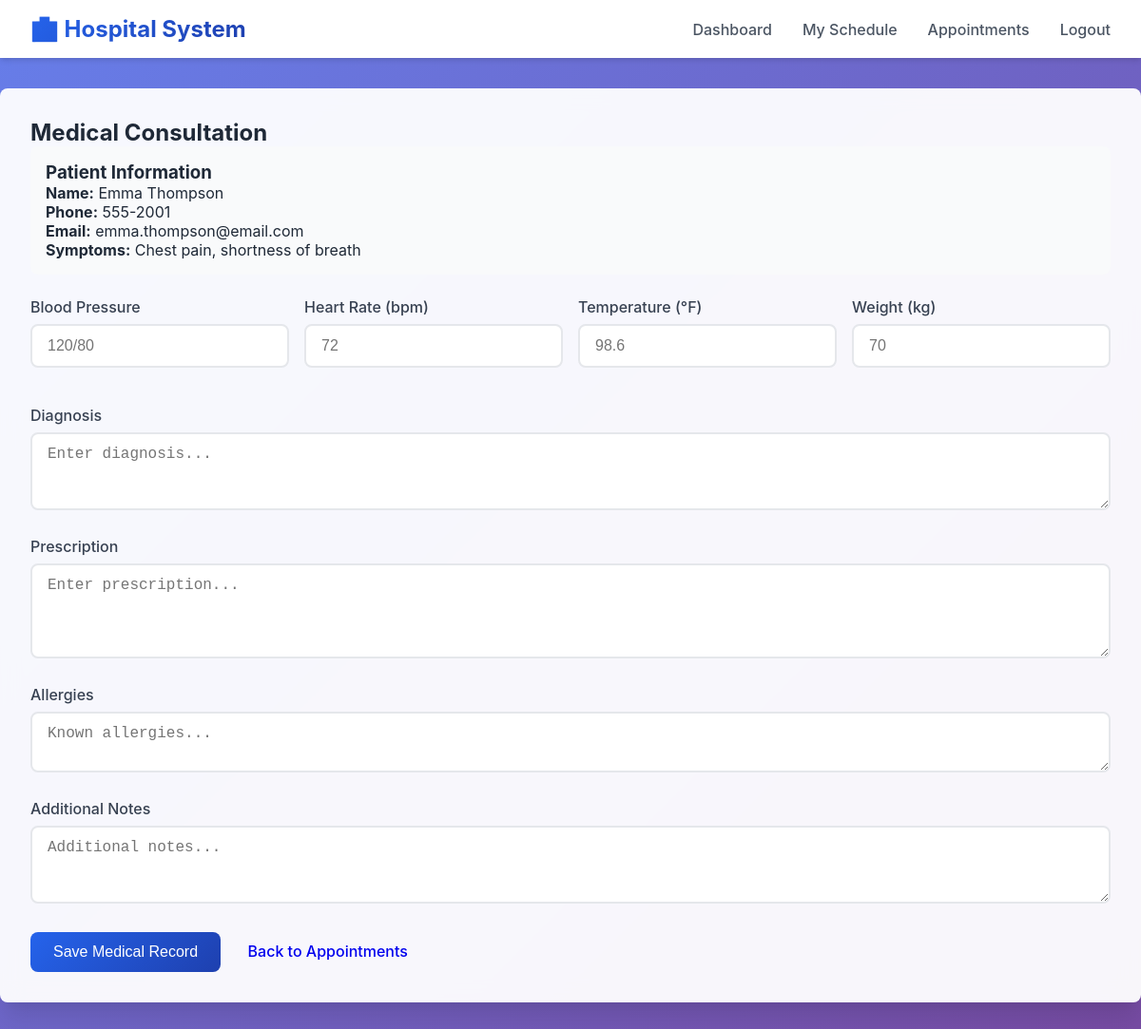
Page /doctor/update-record.php?appointment_id=1 (signed in) on the committed database.
### tables this page shows
CREATE TABLE appointments (
    id INT PRIMARY KEY AUTO_INCREMENT,
    patient_id INT,
    doctor_id INT,
    appointment_date DATE NOT NULL,
    appointment_time TIME NOT NULL,
    status ENUM('pending', 'confirmed', 'completed', 'cancelled') DEFAULT 'pending',
    symptoms TEXT,
    notes TEXT,
    created_at TIMESTAMP DEFAULT CURRENT_TIMESTAMP,
    updated_at TIMESTAMP DEFAULT CURRENT_TIMESTAMP ON UPDATE CURRENT_TIMESTAMP,
    FOREIGN KEY (patient_id) REFERENCES users(id) ON DELETE CASCADE,
    FOREIGN KEY (doctor_id) REFERENCES doctors(id) ON DELETE CASCADE,
    UNIQUE KEY unique_appointment (doctor_id, appointment_date, appointment_time)
);

CREATE TABLE users (
    id INT PRIMARY KEY AUTO_INCREMENT,
    username VARCHAR(50) UNIQUE NOT NULL,
    email VARCHAR(100) UNIQUE NOT NULL,
    password VARCHAR(255) NOT NULL,
    full_name VARCHAR(100) NOT NULL,
    phone VARCHAR(20),
    address TEXT,
    role ENUM('patient', 'doctor', 'admin') DEFAULT 'patient',
    is_active BOOLEAN DEFAULT TRUE,
    created_at TIMESTAMP DEFAULT CURRENT_TIMESTAMP,
    last_login TIMESTAMP NULL,
    reset_token VARCHAR(255) NULL,
    reset_token_expiry DATETIME NULL,
    email_verified BOOLEAN DEFAULT FALSE
);

### doctor/update-record.php (the view, shortened to what this page needs)
<?php
$database = new Database();
$db = $database->getConnection();
$user_id = $_SESSION['user_id'];
$appointment_id = isset($_GET['appointment_id']) ? $_GET['appointment_id'] : (isset($_POST['appointment_id']) ? $_POST['appointment_id'] : 0);
$doctorQuery = "SELECT id FROM doctors WHERE user_id = :user_id";
$stmt = $db->prepare($doctorQuery);
$stmt->bindParam(':user_id', $user_id);
$stmt->execute();
$doctor = $stmt->fetch(PDO::FETCH_ASSOC);
$appointmentQuery = "SELECT a.*, u.id as patient_id, u.full_name as patient_name, u.phone, u.email, u.address
                     FROM appointments a
                     JOIN users u ON a.patient_id = u.id
                     WHERE a.id = :appointment_id AND a.doctor_id = :doctor_id";
$stmt = $db->prepare($appointmentQuery);
$stmt->bindParam(':appointment_id', $appointment_id);
$stmt->bindParam(':doctor_id', $doctor['id']);
$stmt->execute();
$appointment = $stmt->fetch(PDO::FETCH_ASSOC);
$recordQuery = "SELECT * FROM medical_records
                WHERE patient_id = :patient_id AND doctor_id = :doctor_id
                AND record_date = CURDATE()";
$stmt = $db->prepare($recordQuery);
$stmt->bindParam(':patient_id', $appointment['patient_id']);
$stmt->bindParam(':doctor_id', $user_id);
$stmt->execute();
$existing_record = $stmt->fetch(PDO::FETCH_ASSOC);
?>
<!DOCTYPE html>
<html lang="en">
<head>
    <link rel="stylesheet" href="../assets/css/style.css">
</head>
<body>
    <nav class="navbar">
        <div class="navbar-container">
            <a href="dashboard.php" class="logo">🏥 Hospital System</a>
            <ul class="nav-menu">
                <li><a href="dashboard.php" class="nav-link">Dashboard</a></li>
                <li><a href="schedule.php" class="nav-link">My Schedule</a></li>
                <li><a href="appointments.php" class="nav-link">Appointments</a></li>
                <li><a href="../logout.php" class="nav-link">Logout</a></li>
            </ul>
        </div>
    </nav>
    <div class="glass-container fade-in">
        <h2>Medical Consultation</h2>
        <div class="patient-info">
            <h3>Patient Information</h3>
            <p><strong>Name:</strong> <?php echo htmlspecialchars($appointment['patient_name']); ?></p>
            <p><strong>Phone:</strong> <?php echo htmlspecialchars($appointment['phone']); ?></p>
            <p><strong>Email:</strong> <?php echo htmlspecialchars($appointment['email']); ?></p>
            <p><strong>Symptoms:</strong> <?php echo nl2br(htmlspecialchars($appointment['symptoms'])); ?></p>
        </div>
        <form method="POST" action="">
            <div class="form-row">
                <div class="form-group">
                    <label class="form-label">Blood Pressure</label>
                    <input type="text" name="blood_pressure" class="form-control" placeholder="120/80" value="<?php echo $existing_record['blood_pressure'] ?? ''; ?>">
                </div>
                <div class="form-group">
                    <label class="form-label">Heart Rate (bpm)</label>
                    <input type="number" name="heart_rate" class="form-control" placeholder="72" value="<?php echo $existing_record['heart_rate'] ?? ''; ?>">
                </div>
                <div class="form-group">
                    <label class="form-label">Temperature (°F)</label>
                    <input type="number" step="0.1" name="temperature" class="form-control" placeholder="98.6" value="<?php echo $existing_record['temperature'] ?? ''; ?>">
                </div>
                <div class="form-group">
                    <label class="form-label">Weight (kg)</label>
                    <input type="number" step="0.1" name="weight" class="form-control" placeholder="70" value="<?php echo $existing_record['weight'] ?? ''; ?>">
                </div>
            </div>
            <div class="form-group">
                <label class="form-label">Diagnosis</label>
                <textarea name="diagnosis" class="form-control" rows="3" placeholder="Enter diagnosis..."><?php echo $existing_record['diagnosis'] ?? ''; ?></textarea>
            </div>
            <div class="form-group">
                <label class="form-label">Prescription</label>
                <textarea name="prescription" class="form-control" rows="4" placeholder="Enter prescription..."><?php echo $existing_record['prescription'] ?? ''; ?></textarea>
            </div>
            <div class="form-group">
                <label class="form-label">Allergies</label>
                <textarea name="allergies" class="form-control" rows="2" placeholder="Known allergies..."><?php echo $existing_record['allergies'] ?? ''; ?></textarea>
            </div>
            <div class="form-group">
                <label class="form-label">Additional Notes</label>
                <textarea name="notes" class="form-control" rows="3" placeholder="Additional notes..."><?php echo $existing_record['notes'] ?? ''; ?></textarea>
            </div>
            <button type="submit" class="btn btn-primary">Save Medical Record</button>
            <a href="appointments.php" class="btn btn-secondary">Back to Appointments</a>
        </form>
    </div>
</body>
</html>

### assets/css/style.css (style rules this page uses)
:root { --primary-color: #2563eb; --secondary-color: #1e40af; --success-color: #10b981; --danger-color: #ef4444; --warning-color: #f59e0b; --info-color: #3b82f6; --dark-color: #1f2937; --light-color: #f3f4f6; --white: #ffffff; --gray-100: #f9fafb; --gray-200: #e5e7eb; --gray-300: #d1d5db; --gray-400: #9ca3af; --gray-500: #6b7280; --gray-600: #4b5563; --gray-700: #374151; --gray-800: #1f2937; --gray-900: #111827; --shadow-sm: 0 1px 2px 0 rgba(0, 0, 0, 0.05); --shadow: 0 1px 3px 0 rgba(0, 0, 0, 0.1), 0 1px 2px 0 rgba(0, 0, 0, 0.06); --shadow-md: 0 4px 6px -1px rgba(0, 0, 0, 0.1), 0 2px 4px -1px rgba(0, 0, 0, 0.06); --shadow-lg: 0 10px 15px -3px rgba(0, 0, 0, 0.1), 0 4px 6px -2px rgba(0, 0, 0, 0.05); --shadow-xl: 0 20px 25px -5px rgba(0, 0, 0, 0.1), 0 10px 10px -5px rgba(0, 0, 0, 0.04); --border-radius: 0.5rem; }
* { margin: 0; padding: 0; box-sizing: border-box; }
body { font-family: 'Inter', -apple-system, BlinkMacSystemFont, 'Segoe UI', Roboto, Oxygen, Ubuntu, sans-serif; background: linear-gradient(135deg, #667eea 0%, #764ba2 100%); min-height: 100vh; color: var(--gray-800); }
.glass-container { background: rgba(255, 255, 255, 0.95); backdrop-filter: blur(10px); border-radius: var(--border-radius); box-shadow: var(--shadow-xl); padding: 2rem; margin: 2rem auto; max-width: 1200px; transition: all 0.3s ease; }
.navbar { background: var(--white); box-shadow: var(--shadow-md); position: sticky; top: 0; z-index: 1000; }
.navbar-container { max-width: 1200px; margin: 0 auto; padding: 1rem 2rem; display: flex; justify-content: space-between; align-items: center; }
.logo { font-size: 1.5rem; font-weight: bold; background: linear-gradient(135deg, var(--primary-color), var(--secondary-color)); -webkit-background-clip: text; background-clip: text; color: transparent; text-decoration: none; }
.nav-menu { display: flex; gap: 2rem; list-style: none; }
.nav-link { color: var(--gray-600); text-decoration: none; transition: color 0.3s ease; font-weight: 500; }
.form-group { margin-bottom: 1.5rem; }
.form-label { display: block; margin-bottom: 0.5rem; font-weight: 500; color: var(--gray-700); }
.form-control { width: 100%; padding: 0.75rem 1rem; border: 2px solid var(--gray-200); border-radius: var(--border-radius); font-size: 1rem; transition: all 0.3s ease; background: var(--white); }
.btn { padding: 0.75rem 1.5rem; border: none; border-radius: var(--border-radius); font-size: 1rem; font-weight: 500; cursor: pointer; transition: all 0.3s ease; text-decoration: none; display: inline-block; }
.btn-primary { background: linear-gradient(135deg, var(--primary-color), var(--secondary-color)); color: var(--white); }
.fade-in { animation: fadeIn 0.5s ease-out; }

### doctor/update-record.php (style rules this page uses)
.patient-info { background: var(--gray-100); padding: 1rem; border-radius: var(--border-radius); margin-bottom: 1.5rem; }
.form-row { display: grid; grid-template-columns: repeat(auto-fit, minmax(200px, 1fr)); gap: 1rem; margin-bottom: 1rem; }

### rows in the picture
appointments: patient.full_name "Emma Thompson", patient.phone "555-2001", patient.email "emma.thompson@email.com", symptoms "Chest pain, shortness of breath"
